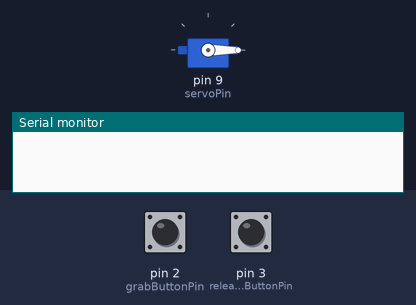
A sketch run on a simulated Arduino Uno, built with avr-gcc and run on an emulated ATmega328P. Parts: servo, the last lines printed to the serial monitor. The test bench sets the inputs (shaded band); at power-on: pin 2 (grabButtonPin) HIGH, pin 3 (releaseButtonPin) HIGH.

Above: at 1.2 s.
1.3 s: pin 2 (grabButtonPin) pulled LOW for 0.15 s
At 2.5 s:
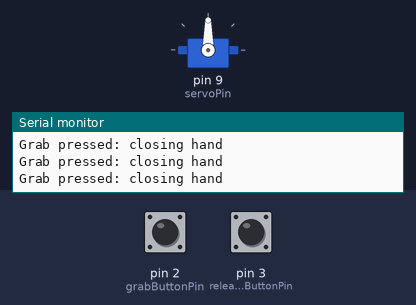
2.9 s: pin 3 (releaseButtonPin) pulled LOW for 0.15 s
At 3.9 s:
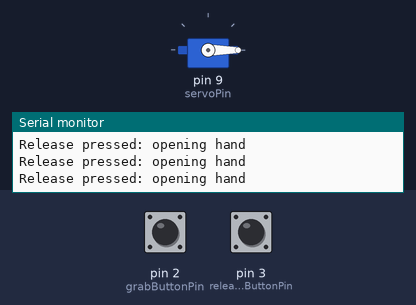
4.5 s: pin 2 (grabButtonPin) pulled LOW for 1 s
At 5.2 s:
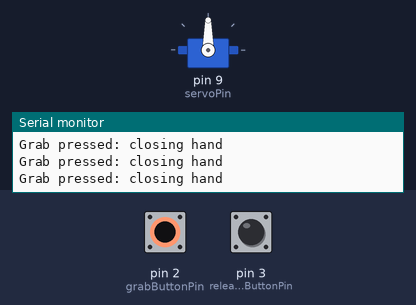
7.0 s: pin 3 (releaseButtonPin) pulled LOW for 1 s
At 7.3 s:
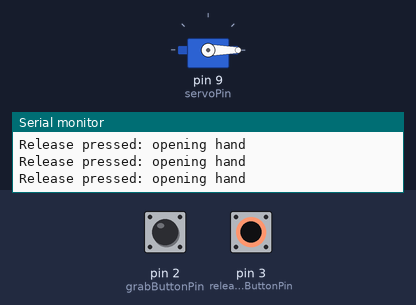
9.5 s: pin 2 (grabButtonPin) driven LOW and pin 3 (releaseButtonPin) driven LOW
At 10.6 s:
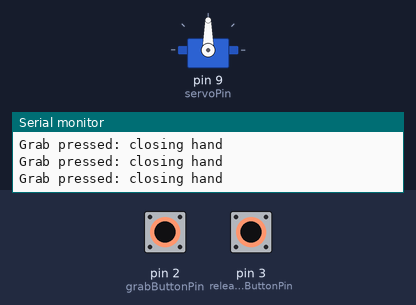
12.5 s: pin 2 (grabButtonPin) driven HIGH
At 13.5 s:
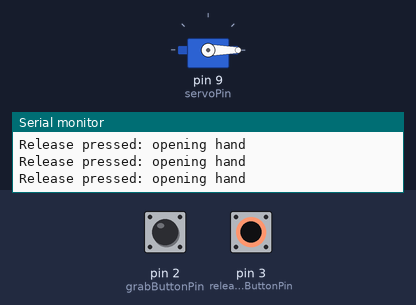
Timing chart, 0 to 15.5 s (numbered marks = the images above; inputs shaded):
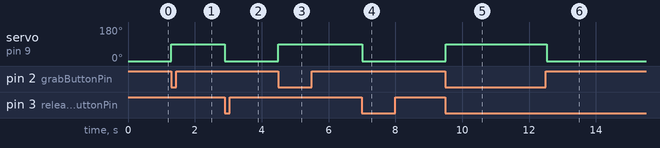

Measured:
- after the input at 1.3 s, servo on pin 9 (servoPin): 0° → 90° at once
- after the input at 2.9 s, servo on pin 9 (servoPin): 90° → 0° at once
- after the input at 4.5 s, servo on pin 9 (servoPin): 0° → 90° at once
- after the input at 7.0 s, servo on pin 9 (servoPin): 90° → 0° at once
- after the input at 9.5 s, servo on pin 9 (servoPin): 0° → 90° at once
- after the input at 12.5 s, servo on pin 9 (servoPin): 90° → 0° at once

The sketch:

Servo.ino
```cpp
#include <Servo.h>

Servo prostheticServo;

const int grabButtonPin = 2;   // Grab button input pin
const int releaseButtonPin = 3; // Release button input pin
const int servoPin = 9;        // Servo control pin

const int openPos = 0;         // Servo position for open hand
const int closedPos = 90;      // Servo position for closed hand

void setup() {
  prostheticServo.attach(servoPin);
  prostheticServo.write(openPos);  // Start with hand open

  pinMode(grabButtonPin, INPUT_PULLUP);    // Assuming button connected to ground
  pinMode(releaseButtonPin, INPUT_PULLUP);

  Serial.begin(9600);
}

void loop() {
  bool grabPressed = digitalRead(grabButtonPin) == LOW;     // Active low button
  bool releasePressed = digitalRead(releaseButtonPin) == LOW;

  if (grabPressed) {
    prostheticServo.write(closedPos);  // Grab command
    Serial.println("Grab pressed: closing hand");
  } else if (releasePressed) {
    prostheticServo.write(openPos);    // Release command
    Serial.println("Release pressed: opening hand");
  }

  delay(50);  // Debounce delay
}
```
